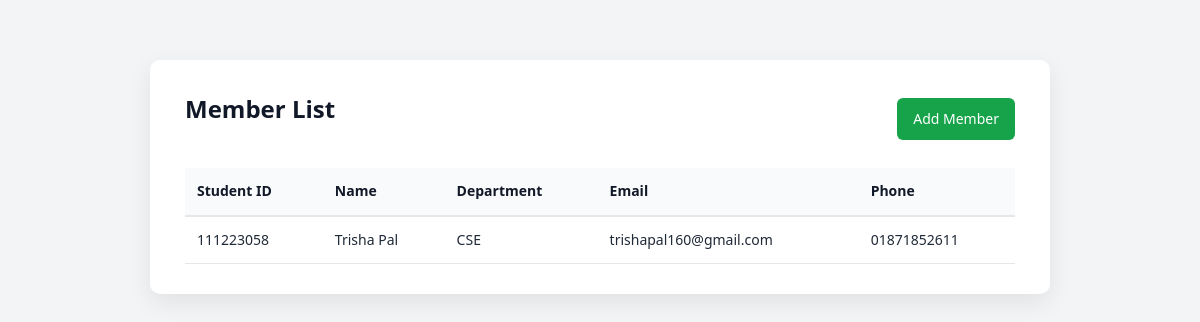
/members/, run on an earlier commit of the app's database.
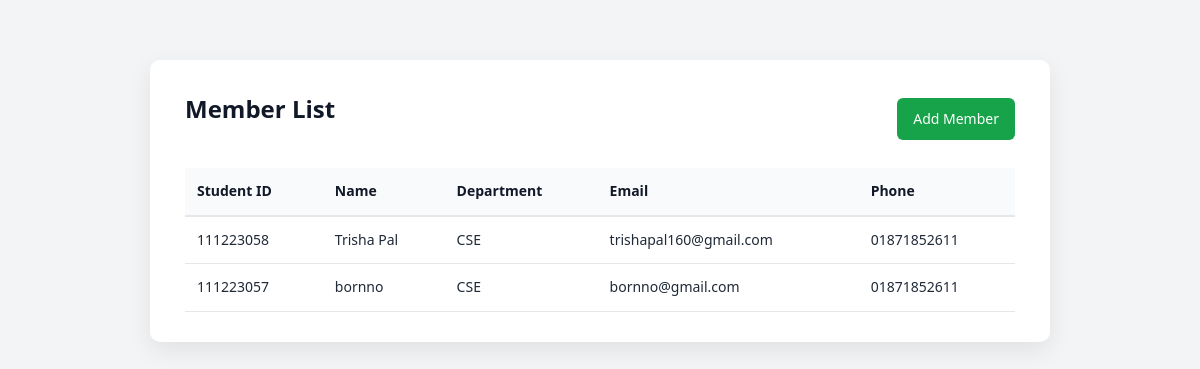
And on a later commit of the database.
### library/models/member_model.py (models this page shows, shortened)
class Member(models.Model):
    student_id = models.CharField(max_length=20, unique=True)
    name = models.CharField(max_length=100)
    email = models.EmailField(unique=True)
    phone = models.CharField(max_length=20)
    department = models.CharField(max_length=50)

### library/views/memberlist.py (the view)
# urls.py: path('members/', MemberListView.as_view(), name='member_list'),
class MemberListView(ListView):
    model = Member
    template_name = 'library/members.html'
    context_object_name = 'members'

### library/templates/library/members.html (shortened to what this page needs)
{% load static %}
<!DOCTYPE html>
<html>
<head>
    <link rel="stylesheet" href="{% static 'library/css/form.css' %}">
</head>
<body>
<div class="container">
    <div class="page-header">
        <h2>Member List</h2>
        <a href="{% url 'add_member' %}" class="add-btn">Add Member</a>
    </div>
    <table>
        <tr>
            <th>Student ID</th>
            <th>Name</th>
            <th>Department</th>
            <th>Email</th>
            <th>Phone</th>
        </tr>
        {% for member in members %}
        <tr>
            <td>{{ member.student_id }}</td>
            <td>{{ member.name }}</td>
            <td>{{ member.department }}</td>
            <td>{{ member.email }}</td>
            <td>{{ member.phone }}</td>
        </tr>
        {% empty %}
        <tr>
            <td colspan="5">No members found</td>
        </tr>
        {% endfor %}
    </table>
</div>
</body>
</html>

### library/static/library/css/form.css (style rules this page uses)
* { box-sizing: border-box; margin: 0; padding: 0; }
body { font-family: "Segoe UI", Roboto, Arial, sans-serif; background-color: #f3f4f6; color: #1f2937; line-height: 1.6; }
.container { max-width: 900px; margin: 60px auto; background: #ffffff; padding: 30px 35px; border-radius: 10px; box-shadow: 0 8px 24px rgba(0, 0, 0, 0.08); }
h2 { font-size: 24px; margin-bottom: 20px; color: #111827; }
.page-header { display: flex; justify-content: space-between; align-items: center; margin-bottom: 20px; }
button, .add-btn, .action-btn { display: inline-block; padding: 10px 16px; background-color: #2563eb; color: #ffffff; border: none; border-radius: 6px; text-decoration: none; font-size: 14px; font-weight: 500; cursor: pointer; transition: background-color 0.2s ease; }
.add-btn { background-color: #16a34a; }
table { width: 100%; border-collapse: collapse; margin-top: 10px; background-color: #ffffff; }
th { text-align: left; padding: 12px; background-color: #f9fafb; color: #111827; font-size: 14px; font-weight: 600; border-bottom: 2px solid #e5e7eb; }
td { padding: 12px; font-size: 14px; border-bottom: 1px solid #e5e7eb; }
a { color: #2563eb; text-decoration: none; }

What changed in the data, as far as the page shows it:
added Member: student_id "111223057", name "bornno", department "CSE", email "bornno@gmail.com", phone "01871852611"
